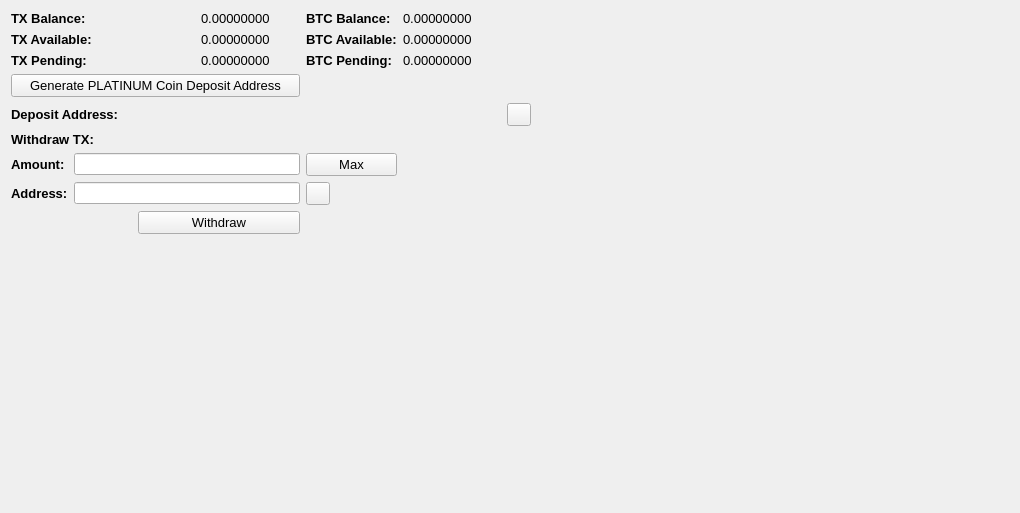
     <widget class="QWidget" name="BalanceTab">
      <attribute name="title">
       <string>Balance</string>
      </attribute>
      <layout class="QGridLayout" name="gridLayout_2">
       <item row="0" column="0" colspan="2">
        <widget class="QLabel" name="label_11">
         <property name="font">
          <font>
           <pointsize>10</pointsize>
           <weight>75</weight>
           <bold>true</bold>
          </font>
         </property>
         <property name="text">
          <string>TX Balance:</string>
         </property>
        </widget>
       </item>
       <item row="0" column="3">
        <widget class="QLabel" name="TXBalanceLabel">
         <property name="font">
          <font>
           <pointsize>10</pointsize>
          </font>
         </property>
         <property name="text">
          <string>0.00000000</string>
         </property>
         <property name="textInteractionFlags">
          <set>Qt::LinksAccessibleByMouse|Qt::TextSelectableByMouse</set>
         </property>
        </widget>
       </item>
       <item row="0" column="4">
        <widget class="QLabel" name="label_12">
         <property name="font">
          <font>
           <pointsize>10</pointsize>
           <weight>75</weight>
           <bold>true</bold>
          </font>
         </property>
         <property name="text">
          <string>BTC Balance:</string>
         </property>
        </widget>
       </item>
       <item row="0" column="5">
        <widget class="QLabel" name="BitcoinBalanceLabel">
         <property name="font">
          <font>
           <pointsize>10</pointsize>
          </font>
         </property>
         <property name="text">
          <string>0.00000000</string>
         </property>
         <property name="textInteractionFlags">
          <set>Qt::LinksAccessibleByMouse|Qt::TextSelectableByMouse</set>
         </property>
        </widget>
       </item>
       <item row="0" column="7" rowspan="10">
        <spacer name="horizontalSpacer_4">
         <property name="orientation">
          <enum>Qt::Horizontal</enum>
         </property>
         <property name="sizeHint" stdset="0">
          <size>
           <width>478</width>
           <height>488</height>
          </size>
         </property>
        </spacer>
       </item>
       <item row="1" column="0" colspan="2">
        <widget class="QLabel" name="label_13">
         <property name="font">
          <font>
           <pointsize>10</pointsize>
           <weight>75</weight>
           <bold>true</bold>
          </font>
         </property>
         <property name="text">
          <string>TX Available:</string>
         </property>
        </widget>
       </item>
       <item row="1" column="3">
        <widget class="QLabel" name="TXAvailableLabel_2">
         <property name="font">
          <font>
           <pointsize>10</pointsize>
          </font>
         </property>
         <property name="text">
          <string>0.00000000</string>
         </property>
         <property name="textInteractionFlags">
          <set>Qt::LinksAccessibleByMouse|Qt::TextSelectableByMouse</set>
         </property>
        </widget>
       </item>
       <item row="1" column="4">
        <widget class="QLabel" name="label_15">
         <property name="font">
          <font>
           <pointsize>10</pointsize>
           <weight>75</weight>
           <bold>true</bold>
          </font>
         </property>
         <property name="text">
          <string>BTC Available:</string>
         </property>
        </widget>
       </item>
       <item row="1" column="5">
        <widget class="QLabel" name="BitcoinAvailableLabel">
         <property name="font">
          <font>
           <pointsize>10</pointsize>
          </font>
         </property>
         <property name="text">
          <string>0.00000000</string>
         </property>
         <property name="textInteractionFlags">
          <set>Qt::LinksAccessibleByMouse|Qt::TextSelectableByMouse</set>
         </property>
        </widget>
       </item>
       <item row="2" column="0" colspan="2">
        <widget class="QLabel" name="label_14">
         <property name="font">
          <font>
           <pointsize>10</pointsize>
           <weight>75</weight>
           <bold>true</bold>
          </font>
         </property>
         <property name="text">
          <string>TX Pending:</string>
         </property>
        </widget>
       </item>
       <item row="2" column="3">
        <widget class="QLabel" name="TXPendingLabel">
         <property name="font">
          <font>
           <pointsize>10</pointsize>
          </font>
         </property>
         <property name="text">
          <string>0.00000000</string>
         </property>
         <property name="textInteractionFlags">
          <set>Qt::LinksAccessibleByMouse|Qt::TextSelectableByMouse</set>
         </property>
        </widget>
       </item>
       <item row="2" column="4">
        <widget class="QLabel" name="label_31">
         <property name="font">
          <font>
           <pointsize>10</pointsize>
           <weight>75</weight>
           <bold>true</bold>
          </font>
         </property>
         <property name="text">
          <string>BTC Pending:</string>
         </property>
        </widget>
       </item>
       <item row="2" column="5">
        <widget class="QLabel" name="BitcoinPendingLabel">
         <property name="font">
          <font>
           <pointsize>10</pointsize>
          </font>
         </property>
         <property name="text">
          <string>0.00000000</string>
         </property>
         <property name="textInteractionFlags">
          <set>Qt::LinksAccessibleByMouse|Qt::TextSelectableByMouse</set>
         </property>
        </widget>
       </item>
       <item row="3" column="0" colspan="4">
        <widget class="QPushButton" name="GenDepositBTN">
         <property name="font">
          <font>
           <pointsize>10</pointsize>
          </font>
         </property>
         <property name="text">
          <string>Generate PLATINUM Coin Deposit Address</string>
         </property>
        </widget>
       </item>
       <item row="4" column="0" colspan="3">
        <widget class="QLabel" name="label_33">
         <property name="font">
          <font>
           <pointsize>10</pointsize>
           <weight>75</weight>
           <bold>true</bold>
          </font>
         </property>
         <property name="text">
          <string>Deposit Address:</string>
         </property>
        </widget>
       </item>
       <item row="4" column="3" colspan="3">
        <widget class="QLabel" name="DepositAddressLabel">
         <property name="minimumSize">
          <size>
           <width>300</width>
           <height>0</height>
          </size>
         </property>
         <property name="palette">
          <palette>
           <active>
            <colorrole role="WindowText">
             <brush brushstyle="SolidPattern">
              <color alpha="255">
               <red>0</red>
               <green>0</green>
               <blue>0</blue>
              </color>
             </brush>
            </colorrole>
            <colorrole role="Text">
             <brush brushstyle="SolidPattern">
              <color alpha="255">
               <red>0</red>
               <green>0</green>
               <blue>255</blue>
              </color>
             </brush>
            </colorrole>
           </active>
           <inactive>
            <colorrole role="WindowText">
             <brush brushstyle="SolidPattern">
              <color alpha="255">
               <red>0</red>
               <green>0</green>
               <blue>0</blue>
              </color>
             </brush>
            </colorrole>
            <colorrole role="Text">
             <brush brushstyle="SolidPattern">
              <color alpha="255">
               <red>0</red>
               <green>0</green>
               <blue>255</blue>
              </color>
             </brush>
            </colorrole>
           </inactive>
           <disabled>
            <colorrole role="WindowText">
             <brush brushstyle="SolidPattern">
              <color alpha="255">
               <red>120</red>
               <green>120</green>
               <blue>120</blue>
              </color>
             </brush>
            </colorrole>
            <colorrole role="Text">
             <brush brushstyle="SolidPattern">
              <color alpha="255">
               <red>120</red>
               <green>120</green>
               <blue>120</blue>
              </color>
             </brush>
            </colorrole>
           </disabled>
          </palette>
         </property>
         <property name="font">
          <font>
           <pointsize>10</pointsize>
           <weight>75</weight>
           <bold>true</bold>
          </font>
         </property>
         <property name="text">
          <string/>
         </property>
         <property name="alignment">
          <set>Qt::AlignRight|Qt::AlignTrailing|Qt::AlignVCenter</set>
         </property>
         <property name="textInteractionFlags">
          <set>Qt::LinksAccessibleByMouse|Qt::TextSelectableByKeyboard|Qt::TextSelectableByMouse</set>
         </property>
        </widget>
       </item>
       <item row="4" column="6">
        <widget class="QToolButton" name="DepositCopyButton">
         <property name="toolTip">
          <string>Copy to clipboard</string>
         </property>
         <property name="text">
          <string/>
         </property>
         <property name="icon">
          <iconset resource="../platinum.qrc">
           <normaloff>:/icons/editcopy</normaloff>:/icons/editcopy</iconset>
         </property>
         <property name="shortcut">
          <string>Alt+P</string>
         </property>
        </widget>
       </item>
       <item row="5" column="0" colspan="2">
        <widget class="QLabel" name="label_34">
         <property name="font">
          <font>
           <pointsize>10</pointsize>
           <weight>75</weight>
           <bold>true</bold>
          </font>
         </property>
         <property name="text">
          <string>Withdraw TX:</string>
         </property>
        </widget>
       </item>
       <item row="6" column="0">
        <widget class="QLabel" name="label_26">
         <property name="font">
          <font>
           <pointsize>10</pointsize>
           <weight>75</weight>
           <bold>true</bold>
          </font>
         </property>
         <property name="text">
          <string>Amount:</string>
         </property>
        </widget>
       </item>
       <item row="6" column="1" colspan="3">
        <widget class="QLineEdit" name="WithdrawUnitsInput">
         <property name="font">
          <font>
           <pointsize>9</pointsize>
           <weight>75</weight>
           <bold>true</bold>
          </font>
         </property>
         <property name="text">
          <string/>
         </property>
        </widget>
       </item>
       <item row="6" column="4">
        <widget class="QPushButton" name="Withdraw_Max_Amount">
         <property name="font">
          <font>
           <pointsize>10</pointsize>
          </font>
         </property>
         <property name="text">
          <string>Max</string>
         </property>
        </widget>
       </item>
       <item row="7" column="0">
        <widget class="QLabel" name="label_10">
         <property name="font">
          <font>
           <pointsize>10</pointsize>
           <weight>75</weight>
           <bold>true</bold>
          </font>
         </property>
         <property name="text">
          <string>Address:</string>
         </property>
        </widget>
       </item>
       <item row="7" column="1" colspan="3">
        <widget class="QLineEdit" name="WithdrawAddress">
         <property name="font">
          <font>
           <pointsize>9</pointsize>
           <weight>75</weight>
           <bold>true</bold>
          </font>
         </property>
        </widget>
       </item>
       <item row="7" column="4">
        <widget class="QToolButton" name="WithdrawPasteButton">
         <property name="toolTip">
          <string>Paste from clipboard</string>
         </property>
         <property name="text">
          <string/>
         </property>
         <property name="icon">
          <iconset resource="../platinum.qrc">
           <normaloff>:/icons/editpaste</normaloff>:/icons/editpaste</iconset>
         </property>
         <property name="shortcut">
          <string>Alt+P</string>
         </property>
        </widget>
       </item>
       <item row="8" column="2" colspan="2">
        <widget class="QPushButton" name="WithdrawUnitsBtn">
         <property name="font">
          <font>
           <pointsize>10</pointsize>
          </font>
         </property>
         <property name="text">
          <string>Withdraw</string>
         </property>
        </widget>
       </item>
       <item row="9" column="0" colspan="6">
        <spacer name="verticalSpacer">
         <property name="orientation">
          <enum>Qt::Vertical</enum>
         </property>
         <property name="sizeHint" stdset="0">
          <size>
           <width>428</width>
           <height>262</height>
          </size>
         </property>
        </spacer>
       </item>
      </layout>
      <zorder>label_31</zorder>
      <zorder>label_15</zorder>
      <zorder>label_12</zorder>
      <zorder>label_14</zorder>
      <zorder>label_13</zorder>
      <zorder>label_11</zorder>
      <zorder>BitcoinBalanceLabel</zorder>
      <zorder>TXBalanceLabel</zorder>
      <zorder>TXAvailableLabel_2</zorder>
      <zorder>TXPendingLabel</zorder>
      <zorder>BitcoinAvailableLabel</zorder>
      <zorder>BitcoinPendingLabel</zorder>
      <zorder>label_33</zorder>
      <zorder>GenDepositBTN</zorder>
      <zorder>DepositAddressLabel</zorder>
      <zorder>Withdraw_Max_Amount</zorder>
      <zorder>label_34</zorder>
      <zorder>WithdrawUnitsInput</zorder>
      <zorder>label_10</zorder>
      <zorder>label_26</zorder>
      <zorder>WithdrawAddress</zorder>
      <zorder>WithdrawUnitsBtn</zorder>
      <zorder>horizontalSpacer_4</zorder>
      <zorder>verticalSpacer</zorder>
      <zorder>WithdrawPasteButton</zorder>
      <zorder>DepositCopyButton</zorder>
     </widget>
